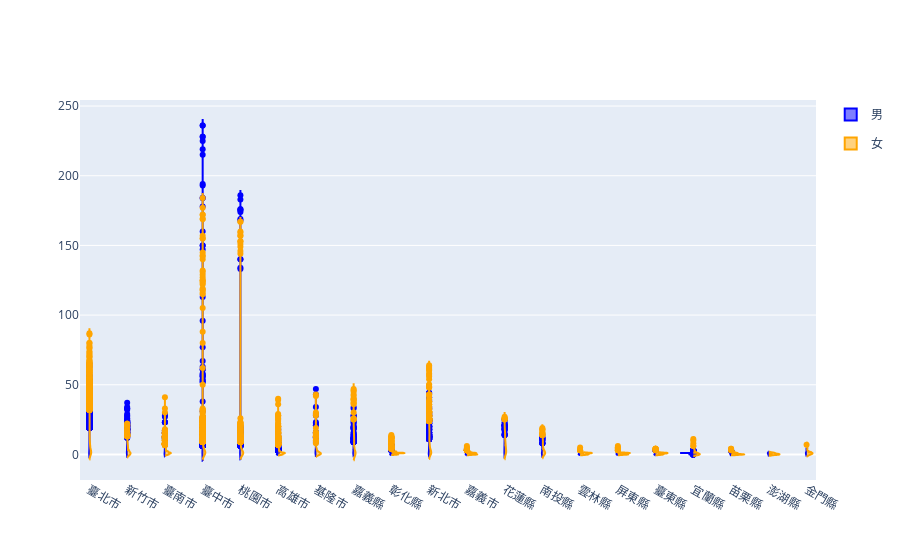

Write notebook code for a chart like this one.
### Markdown cell above
亂測試violin圖，不知道是不是因為是總數，所以甚麼都看不出來  
而且現在各學年的資料都混在一起QQ  
感覺這份資料不適合用violin(?) 或是我不知道怎麼搭配 或是太貪心甚麼資訊都想要(?)

### Code cell
import plotly.express as px
import plotly.graph_objects as go

# 設定 x 軸的範圍
#xrange = sorted(dfregiondoublemajor['縣市名稱'].unique())

# 繪製小提琴圖
fig = go.Figure()
fig.add_trace(go.Violin(x=dfregiondoublemajor['縣市名稱'],
                        y=dfregiondoublemajor['修讀雙主修人次男'],
                        legendgroup='男', scalegroup='男', name='男',
                        side='negative', line_color='blue',
                        hovertemplate='學校名稱: %{hovertext}<br>修讀雙主修人次男: %{y:.0f}<br>'))
fig.add_trace(go.Violin(x=dfregiondoublemajor['縣市名稱'],
                        y=dfregiondoublemajor['修讀雙主修人次女'],
                        legendgroup='女', scalegroup='女', name='女',
                        side='positive', line_color='orange',
                        hovertemplate='學校名稱: %{hovertext}<br>修讀雙主修人次女: %{y:.0f}<br>'))
fig.update_traces(meanline_visible=True, hovertext=dfregiondoublemajor['學校名稱'])
fig.update_layout(violingap=0, violinmode='overlay',
                  xaxis=dict(tickmode='array'))
fig.show()

### Figure 1 — Plotly figure (JSON) as saved in the notebook; plotly's stock layout.template omitted (floating-point values rounded to 4 significant figures; data arrays with more than 128 entries replaced by an {"elided": "..."} marker saying what was removed)
{"data": [{"hovertemplate": "學校名稱: %{hovertext}<br>修讀雙主修人次男: %{y:.0f}<br>", "hovertext": {"elided": "15998 str values"}, "legendgroup": "男", "line": {"color": "blue"}, "meanline": {"visible": true}, "name": "男", "scalegroup": "男", "side": "negative", "type": "violin", "x": {"elided": "15998 str values"}, "y": {"elided": "15998 int values"}}, {"hovertemplate": "學校名稱: %{hovertext}<br>修讀雙主修人次女: %{y:.0f}<br>", "hovertext": {"elided": "15998 str values"}, "legendgroup": "女", "line": {"color": "orange"}, "meanline": {"visible": true}, "name": "女", "scalegroup": "女", "side": "positive", "type": "violin", "x": {"elided": "15998 str values"}, "y": {"elided": "15998 int values"}}], "layout": {"violingap": 0, "violinmode": "overlay", "xaxis": {"tickmode": "array"}}}
